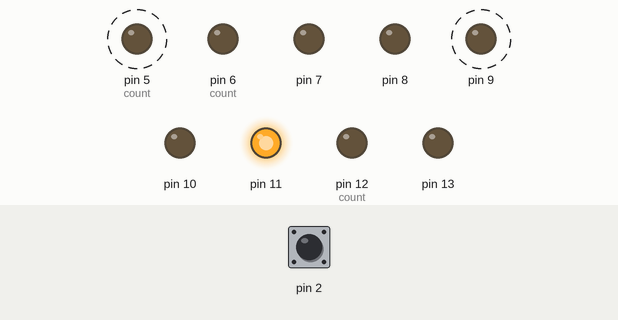
Recording of a sketch running on a simulated Arduino Uno, built with avr-gcc and run on an emulated ATmega328P. Shown: output pins drawn as LEDs (lit = HIGH). Dashed ring = blinking. The test bench sets the inputs (shaded band); at power-on: pin 2 HIGH.

Above: at 1.2 s.
1.3 s: pin 2 pulled LOW for 0.15 s
At 1.63 s:
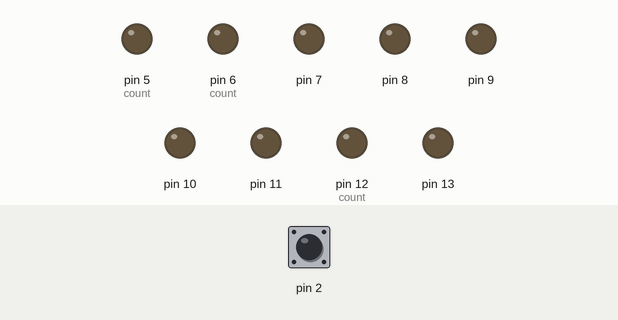
At 2.53 s:
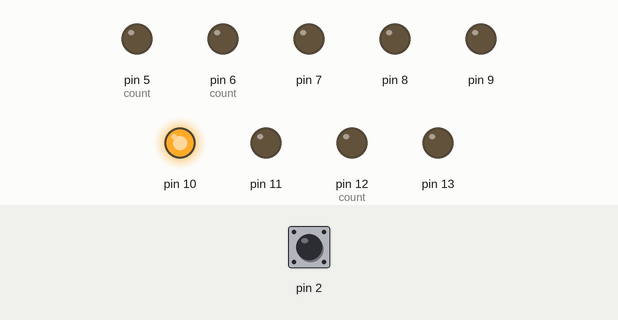
4.3 s: pin 2 pulled LOW for 1 s
At 5.46 s:
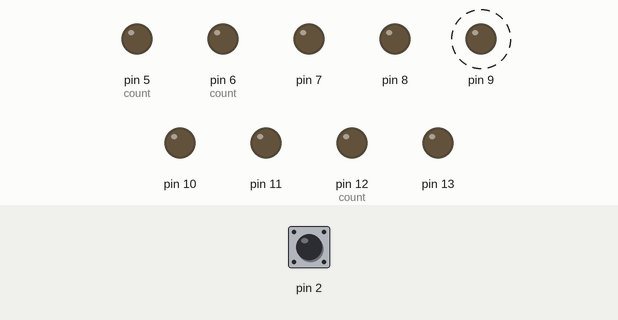
7.3 s: pin 2 pulled LOW for 3.2 s
Timing chart, 0 to 18.0 s (numbered marks = the images above; inputs shaded):
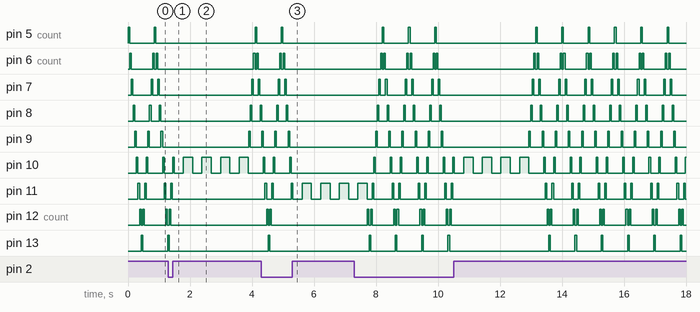

Measured:
- after the input at 1.3 s, pin 11, pin 12 (count): goes on until 1.4 s, then stays LOW; pin 13: goes on until 1.3 s, then stays LOW
- after the input at 4.3 s, pin 5 (count): goes on until 5.0 s, then stays LOW; pin 6 (count), pin 7: goes on until 5.1 s, then stays LOW; pin 8, pin 9: goes on until 5.2 s, then stays LOW; pin 10: goes on until 5.3 s, then stays LOW; pin 12 (count), pin 13: goes on until 4.6 s, then stays LOW
- by itself, pin 10: repeats every 0.60 s: LOW 0.30 s, HIGH 0.30 s

The sketch:

BLINK_Timing_Game.ino
```cpp
/* Blink Timing Game
 * Arcade style game where you try to stop the light at the right moment.
 * 9 LEDs in a row. The light moves back and forth quickly, and the goal is to press a button when the middle light is on.
 */
uint8_t count = 5;
uint8_t up = 1;
uint8_t speed = 50;
uint8_t button = 0;
uint8_t wins = 0;

void setup() {

  pinMode(13, OUTPUT);
  pinMode(12, OUTPUT);
  pinMode(11, OUTPUT);
  pinMode(10, OUTPUT);
  pinMode(9, OUTPUT);
  pinMode(8, OUTPUT);
  pinMode(7, OUTPUT);
  pinMode(6, OUTPUT);
  pinMode(5, OUTPUT);

  pinMode(2, INPUT_PULLUP);
  attachInterrupt(digitalPinToInterrupt(2), press, RISING);

}

void loop() {

  if(count >= 14) {
    count = 12; //start counting down
    up = 0;
  }
  if(count <= 4) {
    count = 6; //start counting up
    up = 1;
  }

  for(int i = 5; i < 14 ; i++) {
    digitalWrite(i, LOW);  // turn all lights off
  }

  delay(3);
  digitalWrite(count, HIGH); // turn current LED on
  delay(speed);

  if(button) {
    if(count == 9) {
      wins++;  // variable that allows the game to speed up each time the player wins
      if((wins >= 1)&&(speed > 9)) {
        speed = 50 - (wins * 10);
      } else speed = 50;
      for(int j = 0;j < 3;j++) {
        for(int i = 5; i < 14 ; i++) {
          digitalWrite(i, LOW);
        }
        delay(300);
        for(int i = 5; i < 14 ; i++) {
          digitalWrite(i, HIGH);
        }
        delay(300);
      }
    } else {
      wins = 0;
      speed = 50;
      for(int j = 0;j < 4;j++) {
        digitalWrite(count, LOW);
        delay(300);
        digitalWrite(count, HIGH);
        delay(300);
      }
    }
    button = 0;
  }
  if(up) {
    count++; // keeps track of the current LED that is lit up
  } else count--;
}

void press() {
  button = 1;
}
```
